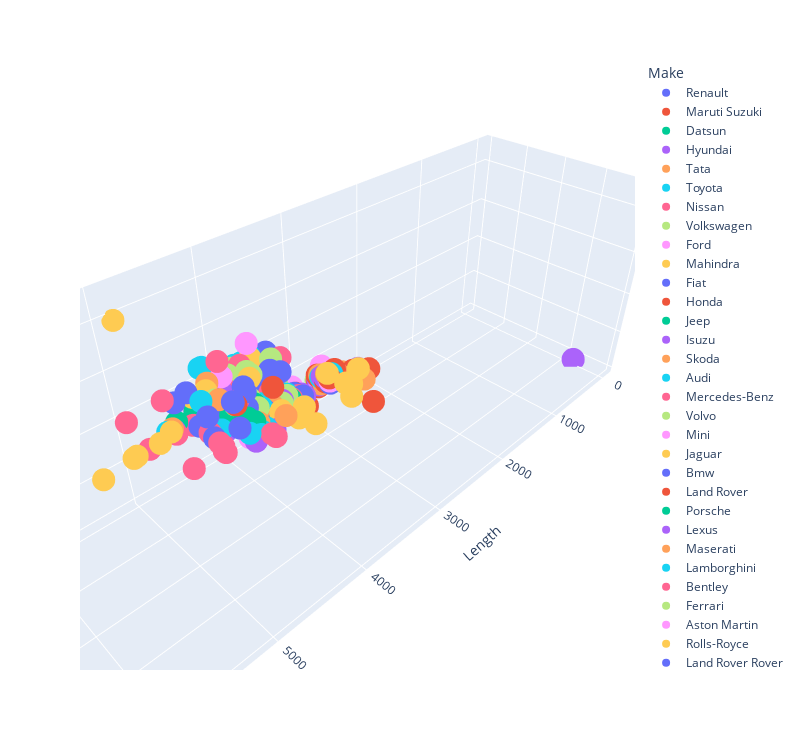

Notebook source saved alongside this figure:
### Code cell
fig = px.scatter_3d(df, x='Length', z='Width', y='Height',color='Make',width=800,height=750)
fig.update_layout(showlegend=True)
fig.show();

### Figure 1 — Plotly figure (JSON) as saved in the notebook; plotly's stock layout.template omitted (floating-point values rounded to 4 significant figures; data arrays with more than 128 entries replaced by an {"elided": "..."} marker saying what was removed)
{"data": [{"hovertemplate": "Make=Renault<br>Length=%{x}<br>Height=%{y}<br>Width=%{z}<extra></extra>", "legendgroup": "Renault", "marker": {"color": "#636efa", "symbol": "circle"}, "mode": "markers", "name": "Renault", "scene": "scene", "showlegend": true, "type": "scatter3d", "x": [3731, 3731, 3731, 3731, 3731, 3731, 3731, 3731, 3731, 3731, 3731, 3731, 3990, 3990, 3990, 3990, 4315, 4315, 4315, 4315, 4315, 4315, 4315, 4315, 4315, 4498, 4498, 4498, 4329, 4329, 4329, 4329], "y": [1490, 1490, 1490, 1490, 1490, 1490, 1490, 1490, 1490, 1490, 1490, 1490, 1643, 1643, 1643, 1643, 1695, 1695, 1695, 1695, 1695, 1695, 1695, 1695, 1695, 1697, 1697, 1697, 1619, 1619, 1619, 1619], "z": [1579, 1579, 1579, 1580, 1579, 1579, 1579, 1579, 1579, 1579, 1579, 1579, 1739, 1739, 1739, 1739, 1822, 1822, 1822, 1822, 1822, 1822, 1822, 1822, 1822, 1751, 1751, 1751, 1813, 1813, 1813, 1813]}, {"hovertemplate": "Make=Maruti Suzuki<br>Length=%{x}<br>Height=%{y}<br>Width=%{z}<extra></extra>", "legendgroup": "Maruti Suzuki", "marker": {"color": "#EF553B", "symbol": "circle"}, "mode": "markers", "name": "Maruti Suzuki", "scene": "scene", "showlegend": true, "type": "scatter3d", "x": {"elided": "133 int values"}, "y": {"elided": "133 int values"}, "z": {"elided": "133 int values"}}, {"hovertemplate": "Make=Datsun<br>Length=%{x}<br>Height=%{y}<br>Width=%{z}<extra></extra>", "legendgroup": "Datsun", "marker": {"color": "#00cc96", "symbol": "circle"}, "mode": "markers", "name": "Datsun", "scene": "scene", "showlegend": true, "type": "scatter3d", "x": [3788, 3788, 3788, 3788, 3788, 3788, 3788, 3788, 3788], "y": [1507, 1507, 1507, 1507, 1507, 1507, 1507, 1507, 1507], "z": [1636, 1636, 1636, 1636, 1636, 1636, 1636, 1636, 1636]}, {"hovertemplate": "Make=Hyundai<br>Length=%{x}<br>Height=%{y}<br>Width=%{z}<extra></extra>", "legendgroup": "Hyundai", "marker": {"color": "#ab63fa", "symbol": "circle"}, "mode": "markers", "name": "Hyundai", "scene": "scene", "showlegend": true, "type": "scatter3d", "x": [3610, 3610, 3610, 3610, 3610, 3610, 3610, 3610, 3995, 3995, 3995, 3985, 3985, 3985, 3985, 3985, 3995, 3985, 3985, 3985, 3985, 3985, 3765, 3765, 3765, 3995, 3995, 3995, 3995, 3995, 3995, 3995, 3995, 3995, 3995, 3995, 3995, 3995, 4440, 4440, 4440, 4440, 4440, 4440, 4440, 4440, 4440, 4440, 4440, 4440, 4440, 3765, 3765, 3765, 3765, 3765, 3765, 4620, 4620, 4620, 4620, 4475, 4475, 4475, 4475, 4475, 4475, 4475, 4475, 3805, 3805, 3805, 3805, 3805, 3805, 3805, 3805, 3805, 3805, 3995, 3995, 3995, 3995, 3995, 3995, 3995, 3995, 3995, 4270, 4270, 4270, 4270, 4270, 4270, 4270, 4270, 4270, 4270, 4270, 4270, 4270, 4270, 4270, 4270, 4270, 4270], "y": [1560, 1560, 1560, 1560, 1560, 1560, 1560, 1560, 1520, 1520, 1505, 1505, 1505, 1505, 1505, 1505, 1505, 1505, 1505, 1505, 1505, 1505, 1520, 1520, 1520, 1590, 1590, 1590, 1590, 1590, 1590, 1590, 1590, 1590, 1555, 1555, 1555, 1555, 1445, 1445, 1445, 1445, 1445, 1445, 1445, 1445, 1445, 1445, 1445, 1445, 1445, 1520, 1520, 1520, 1520, 1520, 1520, 1465, 1465, 1465, 1465, 1660, 1660, 1660, 1660, 1660, 1660, 1660, 1660, 1520, 1520, 1520, 1520, 1520, 1520, 1520, 1520, 1520, 1520, 1520, 1520, 1520, 1520, 1520, 1520, 1520, 1520, 1520, 1630, 1630, 1630, 1630, 1630, 1630, 1630, 1630, 1630, 1630, 1630, 1630, 1630, 1630, 1630, 1630, 1630, 1665], "z": [1645, 1645, 1645, 1645, 1645, 1645, 1645, 1645, 1660, 1660, 1710, 1734, 1734, 1734, 1734, 1734, 1734, 1734, 1734, 1734, 1734, 1734, 1660, 1660, 1660, 1770, 1770, 1770, 1770, 1770, 1770, 1770, 1770, 1770, 1760, 1760, 1760, 1760, 1729, 1729, 1729, 1729, 1729, 1729, 1729, 1729, 1729, 1729, 1729, 1729, 1729, 1660, 1660, 1660, 1660, 1660, 1660, 1800, 1800, 1800, 1800, 1850, 1850, 1850, 1850, 1850, 1850, 1850, 1850, 1680, 1680, 1680, 1680, 1680, 1680, 1680, 1680, 1680, 1680, 1660, 1660, 1660, 1660, 1660, 1660, 1660, 1660, 1660, 1780, 1780, 1780, 1780, 1780, 1780, 1780, 1780, 1780, 1780, 1780, 1780, 1780, 1780, 1780, 1780, 1780, 1780]}, {"hovertemplate": "Make=Tata<br>Length=%{x}<br>Height=%{y}<br>Width=%{z}<extra></extra>", "legendgroup": "Tata", "marker": {"color": "#FFA15A", "symbol": "circle"}, "mode": "markers", "name": "Tata", "scene": "scene", "showlegend": true, "type": "scatter3d", "x": [3765, 3746, 3746, 3746, 3746, 3746, 3746, 3746, 3825, 3825, 3825, 3825, 3990, 3990, 3990, 3990, 3990, 3990, 3990, 3990, 3990, 3990, 3992, 3992, 3992, 3992, 3995, 3995, 3995, 3995, 3995, 3995, 3994, 3994, 3994, 3994, 3994, 3994, 3994, 3994, 3994, 3994, 3994, 3994, 3994, 3994, 3994, 3994, 3994, 3994, 3994, 3994, 3994, 3994, 3994, 4788, 4788, 4788, 4788, 4655, 4655, 4598, 4598, 4598, 4598, 4598, 4598, 3793, 3793, 3793], "y": [1535, 1535, 1535, 1535, 1535, 1535, 1535, 1535, 1562, 1562, 1562, 1562, 1523, 1523, 1523, 1523, 1523, 1523, 1523, 1523, 1523, 1523, 1537, 1537, 1537, 1537, 1570, 1570, 1570, 1570, 1570, 1570, 1607, 1607, 1607, 1607, 1607, 1607, 1607, 1607, 1607, 1607, 1607, 1607, 1607, 1607, 1607, 1607, 1607, 1607, 1607, 1607, 1607, 1607, 1607, 1791, 1791, 1791, 1791, 1922, 1922, 1706, 1706, 1706, 1706, 1706, 1706, 1587, 1587, 1587], "z": [1677, 1647, 1647, 1647, 1647, 1647, 1647, 1647, 1695, 1695, 1695, 1695, 1755, 1755, 1755, 1755, 1755, 1755, 1755, 1755, 1755, 1755, 1677, 1677, 1677, 1677, 1706, 1706, 1706, 1706, 1706, 1706, 1811, 1811, 1811, 1811, 1811, 1811, 1811, 1811, 1811, 1811, 1811, 1811, 1811, 1811, 1811, 1811, 1811, 1811, 1811, 1811, 1811, 1811, 1811, 1903, 1903, 1903, 1903, 1965, 1965, 1894, 1894, 1894, 1894, 1894, 1894, 1665, 1665, 1665]}, {"hovertemplate": "Make=Toyota<br>Length=%{x}<br>Height=%{y}<br>Width=%{z}<extra></extra>", "legendgroup": "Toyota", "marker": {"color": "#19d3f3", "symbol": "circle"}, "mode": "markers", "name": "Toyota", "scene": "scene", "showlegend": true, "type": "scatter3d", "x": [3884, 3884, 3884, 3884, 3884, 3884, 3884, 3884, 3884, 3884, 3884, 3884, 3884, 3884, 4369, 4369, 4369, 4369, 4369, 4369, 4369, 4369, 4369, 4369, 3895, 3895, 3895, 3895, 3895, 3895, 3995, 3995, 3995, 3995, 3995, 4840, 4735, 4735, 4735, 4735, 4735, 4735, 4735, 4735, 4735, 4735, 4735, 4735, 4735, 4735, 4735, 4735, 4620, 4620, 4620, 4620, 4620, 4620, 4795, 4795, 4795, 4795, 4795, 4795, 4795, 4950, 4540, 4885, 4425, 4425, 4425, 4425, 4425, 4425, 4425, 4425, 4425, 4425, 4425, 4425, 4425, 4425], "y": [1510, 1510, 1510, 1510, 1510, 1510, 1510, 1510, 1510, 1510, 1510, 1510, 1510, 1510, 1510, 1510, 1510, 1510, 1510, 1510, 1510, 1510, 1510, 1510, 1555, 1555, 1555, 1555, 1555, 1555, 1540, 1540, 1540, 1540, 1540, 1880, 1795, 1795, 1795, 1795, 1795, 1795, 1795, 1795, 1795, 1795, 1795, 1795, 1795, 1795, 1795, 1795, 1475, 1475, 1475, 1475, 1475, 1475, 1835, 1835, 1835, 1835, 1835, 1835, 1835, 1910, 1490, 1455, 1495, 1495, 1495, 1495, 1495, 1495, 1495, 1495, 1495, 1495, 1495, 1495, 1495, 1495], "z": [1695, 1695, 1695, 1695, 1695, 1695, 1695, 1695, 1695, 1695, 1695, 1695, 1695, 1695, 1695, 1695, 1695, 1695, 1695, 1695, 1695, 1695, 1695, 1695, 1735, 1735, 1735, 1735, 1735, 1735, 1745, 1745, 1745, 1745, 1745, 1885, 1830, 1830, 1830, 1830, 1830, 1830, 1830, 1830, 1830, 1830, 1830, 1830, 1830, 1830, 1830, 1830, 1775, 1775, 1775, 1775, 1775, 1775, 1855, 1855, 1855, 1855, 1855, 1855, 1855, 1980, 1760, 1840, 1730, 1730, 1730, 1730, 1730, 1730, 1730, 1730, 1730, 1730, 1730, 1730, 1730, 1730]}, {"hovertemplate": "Make=Nissan<br>Length=%{x}<br>Height=%{y}<br>Width=%{z}<extra></extra>", "legendgroup": "Nissan", "marker": {"color": "#FF6692", "symbol": "circle"}, "mode": "markers", "name": "Nissan", "scene": "scene", "showlegend": true, "type": "scatter3d", "x": [3801, 3801, 3801, 4455, 4455, 4455, 4455, 4455, 4455, 4455, 4331, 4331, 4331, 4331, 4331, 4331, 4710, 3825, 3825, 3825, 3825, 4384, 4384, 4384, 4384, 4384, 4384, 4384, 4384], "y": [1530, 1530, 1530, 1515, 1515, 1515, 1515, 1515, 1515, 1515, 1671, 1671, 1671, 1671, 1671, 1671, 1370, 1530, 1530, 1525, 1525, 1651, 1651, 1651, 1651, 1651, 1651, 1651, 1651], "z": [1665, 1665, 1665, 1695, 1695, 1695, 1695, 1695, 1695, 1695, 1822, 1822, 1822, 1822, 1822, 1822, 1895, 1665, 1665, 1665, 1665, 1813, 1813, 1813, 1813, 1813, 1813, 1813, 1813]}, {"hovertemplate": "Make=Volkswagen<br>Length=%{x}<br>Height=%{y}<br>Width=%{z}<extra></extra>", "legendgroup": "Volkswagen", "marker": {"color": "#B6E880", "symbol": "circle"}, "mode": "markers", "name": "Volkswagen", "scene": "scene", "showlegend": true, "type": "scatter3d", "x": [3971, 3971, 3971, 3971, 3971, 3971, 3971, 3971, 3995, 3995, 3995, 4486, 4390, 4390, 4390, 4390, 4390, 4390, 4390, 4390, 4390, 4390, 3971, 3971, 4767, 4767, 4767, 4767], "y": [1469, 1469, 1469, 1469, 1469, 1469, 1469, 1469, 1483, 1483, 1483, 1672, 1467, 1467, 1467, 1467, 1467, 1467, 1467, 1467, 1467, 1467, 1469, 1469, 1456, 1456, 1456, 1456], "z": [1682, 1682, 1682, 1682, 1682, 1682, 1682, 1682, 1682, 1682, 1682, 1839, 1699, 1699, 1699, 1699, 1699, 1699, 1699, 1699, 1699, 1699, 1682, 1682, 1832, 1832, 1832, 1832]}, {"hovertemplate": "Make=Ford<br>Length=%{x}<br>Height=%{y}<br>Width=%{z}<extra></extra>", "legendgroup": "Ford", "marker": {"color": "#FF97FF", "symbol": "circle"}, "mode": "markers", "name": "Ford", "scene": "scene", "showlegend": true, "type": "scatter3d", "x": [3954, 3954, 3954, 3954, 3954, 3954, 3954, 3954, 3995, 3995, 3995, 3995, 3995, 3995, 3995, 3995, 3995, 3995, 3995, 3995, 3995, 4784, 3998, 3998, 3998, 3998, 3998, 3998, 3998, 3998, 3998, 3998, 3998, 3998, 4903, 4903, 4903, 3941, 3941, 3941, 3941, 3941, 3941], "y": [1570, 1570, 1570, 1570, 1570, 1570, 1570, 1570, 1525, 1525, 1525, 1525, 1525, 1525, 1525, 1525, 1525, 1525, 1525, 1525, 1525, 1391, 1647, 1647, 1647, 1647, 1647, 1647, 1647, 1647, 1647, 1647, 1647, 1647, 1837, 1837, 1837, 1525, 1525, 1525, 1525, 1525, 1525], "z": [1737, 1737, 1737, 1737, 1737, 1737, 1737, 1737, 1704, 1704, 1704, 1704, 1704, 1705, 1704, 1704, 1704, 1704, 1704, 1704, 1704, 2080, 1765, 1765, 1765, 1765, 1765, 1765, 1765, 1765, 1765, 1765, 1765, 1765, 1869, 1869, 1869, 1704, 1704, 1704, 1704, 1704, 1704]}, {"hovertemplate": "Make=Mahindra<br>Length=%{x}<br>Height=%{y}<br>Width=%{z}<extra></extra>", "legendgroup": "Mahindra", "marker": {"color": "#FECB52", "symbol": "circle"}, "mode": "markers", "name": "Mahindra", "scene": "scene", "showlegend": true, "type": "scatter3d", "x": [3991, 4850, 3700, 3700, 3700, 3700, 3700, 3700, 3700, 3700, 3700, 3700, 3700, 3700, 3700, 3700, 3700, 3700, 3995, 3995, 4400, 4400, 4400, 4585, 4585, 4585, 4585, 4585, 4585, 4585, 4585, 4456, 4456, 4456, 4456, 4456, 4456, 4585, 4585, 4585, 4585, 4585, 4585, 4585, 4585, 4585, 4585, 4585, 4585, 4585, 4585, 4585, 4585, 4585, 4585, 4585, 4585, 4585, 3995, 3995, 3995, 3995, 3995, 3995, 3995, 4520, 3985, 3985, 3985, 3985], "y": [1540, 1.845, 1655, 1655, 1655, 1655, 1655, 1655, 1655, 1655, 1655, 1655, 1655, 1655, 1655, 1655, 1655, 1655, 1880, 1617, 1812, 1812, 1812, 1774, 1774, 1774, 1774, 1774, 1774, 1774, 1774, 1995, 1995, 1995, 1995, 1995, 1995, 1785, 1785, 1785, 1785, 1785, 1785, 1785, 1785, 1785, 1785, 1785, 1785, 1785, 1785, 1785, 1785, 1785, 1785, 1785, 1785, 1785, 1817, 1817, 1817, 1839, 1839, 1839, 1839, 1895, 1870, 1870, 1870, 1870], "z": [1740, 1960, 1735, 1735, 1735, 1735, 1735, 1735, 1735, 1735, 1735, 1735, 1735, 1735, 1735, 1735, 1735, 1735, 1745, 1821, 1835, 1835, 1835, 1866, 1866, 1866, 1866, 1866, 1866, 1866, 1866, 1820, 1820, 1820, 1820, 1820, 1820, 1890, 1890, 1890, 1890, 1890, 1890, 1890, 1890, 1890, 1890, 1890, 1890, 1890, 1890, 1890, 1890, 1890, 1890, 1890, 1890, 1890, 1835, 1835, 1835, 1835, 1835, 1835, 1835, 1850, 1850, 1850, 1850, 1850]}, {"hovertemplate": "Make=Fiat<br>Length=%{x}<br>Height=%{y}<br>Width=%{z}<extra></extra>", "legendgroup": "Fiat", "marker": {"color": "#636efa", "symbol": "circle"}, "mode": "markers", "name": "Fiat", "scene": "scene", "showlegend": true, "type": "scatter3d", "x": [3989, 3989, 3989, 4596, 4596, 4596, 3989, 3989, 3989], "y": [1542, 1542, 1542, 1494, 1494, 1487, 1525, 1525, 1525], "z": [1706, 1706, 1706, 1730, 1730, 1730, 1687, 1687, 1687]}, {"hovertemplate": "Make=Honda<br>Length=%{x}<br>Height=%{y}<br>Width=%{z}<extra></extra>", "legendgroup": "Honda", "marker": {"color": "#EF553B", "symbol": "circle"}, "mode": "markers", "name": "Honda", "scene": "scene", "showlegend": true, "type": "scatter3d", "x": [3955, 3955, 3955, 3955, 3955, 3955, 3955, 3955, 4592, 3995, 3995, 3995, 3995, 3995, 3995, 3995, 3995, 3995, 3995, 3995, 3995, 3995, 3995, 3995, 3995, 3995, 3995, 3995, 3995, 4453, 4453, 4453, 4456, 4456, 4453, 4453, 4456, 4656, 4656, 4656, 4656, 4656, 3999, 3999, 3999, 3999, 3999, 3999, 4933, 4440, 4440, 4440, 4440, 4440, 4440, 4440, 4440, 4440, 4440], "y": [1544, 1544, 1544, 1544, 1544, 1544, 1544, 1544, 1679, 1501, 1498, 1498, 1501, 1501, 1501, 1501, 1501, 1501, 1501, 1501, 1501, 1501, 1501, 1501, 1501, 1501, 1501, 1501, 1501, 1666, 1666, 1666, 1666, 1666, 1666, 1666, 1666, 1433, 1433, 1433, 1433, 1433, 1601, 1601, 1601, 1601, 1601, 1601, 1464, 1495, 1495, 1495, 1495, 1495, 1495, 1495, 1495, 1495, 1495], "z": [1694, 1694, 1694, 1694, 1694, 1694, 1694, 1694, 1855, 1695, 1695, 1695, 1695, 1695, 1695, 1695, 1695, 1695, 1695, 1695, 1695, 1695, 1695, 1695, 1695, 1695, 1695, 1695, 1695, 1735, 1735, 1735, 1735, 1735, 1735, 1735, 1735, 1799, 1799, 1799, 1799, 1799, 1734, 1734, 1734, 1734, 1734, 1734, 1849, 1695, 1695, 1695, 1695, 1695, 1695, 1695, 1695, 1695, 1695]}, {"hovertemplate": "Make=Jeep<br>Length=%{x}<br>Height=%{y}<br>Width=%{z}<extra></extra>", "legendgroup": "Jeep", "marker": {"color": "#00cc96", "symbol": "circle"}, "mode": "markers", "name": "Jeep", "scene": "scene", "showlegend": true, "type": "scatter3d", "x": [4398, 4398, 4828, 4828, 4846, 4828, 4395, 4395, 4395, 4395, 4395, 4395, 4395, 4395, 4395, 4395, 4395, 4395, 4395, 4395, 4395, 4395, 4395, 4395, 4395, 4395, 4395, 4882], "y": [1657, 1657, 1802, 1802, 1749, 1802, 1640, 1640, 1640, 1640, 1640, 1640, 1640, 1640, 1640, 1640, 1640, 1640, 1640, 1640, 1640, 1640, 1640, 1640, 1640, 1640, 1640, 1838], "z": [1818, 1818, 1943, 1943, 1954, 1943, 1818, 1818, 1818, 1818, 1818, 1818, 1818, 1818, 1818, 1818, 1818, 1818, 1818, 1818, 1818, 1818, 1818, 1818, 1818, 1818, 1818, 1877]}, {"hovertemplate": "Make=Isuzu<br>Length=%{x}<br>Height=%{y}<br>Width=%{z}<extra></extra>", "legendgroup": "Isuzu", "marker": {"color": "#ab63fa", "symbol": "circle"}, "mode": "markers", "name": "Isuzu", "scene": "scene", "showlegend": true, "type": "scatter3d", "x": [4825, 4825], "y": [1840, 1840], "z": [1860, 1860]}, {"hovertemplate": "Make=Skoda<br>Length=%{x}<br>Height=%{y}<br>Width=%{z}<extra></extra>", "legendgroup": "Skoda", "marker": {"color": "#FFA15A", "symbol": "circle"}, "mode": "markers", "name": "Skoda", "scene": "scene", "showlegend": true, "type": "scatter3d", "x": [4861, 4861, 4861, 4861, 4861, 4413, 4413, 4413, 4413, 4861, 4861, 4861, 4861, 4861, 4861, 4861, 4697, 4413, 4413, 4413, 4413, 4413, 4413, 4413, 4413, 4413, 4413, 4413, 4413, 4413, 4413, 4670, 4670, 4670, 4670, 4670, 4670, 4670, 4670, 4670, 4670, 4670, 4670], "y": [1483, 1483, 1483, 1483, 1483, 1466, 1466, 1466, 1466, 1483, 1483, 1483, 1483, 1483, 1483, 1483, 1665, 1466, 1466, 1466, 1466, 1466, 1466, 1466, 1466, 1466, 1466, 1466, 1466, 1466, 1466, 1476, 1476, 1476, 1476, 1476, 1476, 1476, 1476, 1476, 1476, 1476, 1476], "z": [1864, 1864, 1864, 1864, 1864, 1699, 1699, 1699, 1699, 1864, 1864, 1864, 1864, 1864, 1864, 1864, 1882, 1699, 1699, 1699, 1699, 1699, 1699, 1699, 1699, 1699, 1699, 1699, 1699, 1699, 1699, 1814, 1814, 1814, 1814, 1814, 1814, 1814, 1814, 1814, 1814, 1814, 1814]}, {"hovertemplate": "Make=Audi<br>Length=%{x}<br>Height=%{y}<br>Width=%{z}<extra></extra>", "legendgroup": "Audi", "marker": {"color": "#19d3f3", "symbol": "circle"}, "mode": "markers", "name": "Audi", "scene": "scene", "showlegend": true, "type": "scatter3d", "x": [4456, 4456, 4456, 4456, 4388, 4388, 4388, 4388, 4726, 4726, 4421, 4933, 4933, 4718, 5052, 5302, 4440, 4388, 4388, 4663, 4663, 5052, 5052, 5052, 5052, 5052, 5052, 5012], "y": [1416, 1416, 1416, 1416, 1608, 1608, 1608, 1608, 1427, 1427, 1409, 1455, 1455, 1384, 1740, 1485, 1252, 1608, 1608, 1659, 1659, 1740, 1740, 1740, 1740, 1740, 1740, 1419], "z": [1796, 1796, 1796, 1796, 1831, 1831, 1831, 1831, 1842, 1842, 1793, 1874, 1874, 1843, 1968, 1945, 2029, 1831, 1831, 1898, 1898, 1968, 1968, 1968, 1968, 1968, 1968, 1911]}, {"hovertemplate": "Make=Mercedes-Benz<br>Length=%{x}<br>Height=%{y}<br>Width=%{z}<extra></extra>", "legendgroup": "Mercedes-Benz", "marker": {"color": "#FF6692", "symbol": "circle"}, "mode": "markers", "name": "Mercedes-Benz", "scene": "scene", "showlegend": true, "type": "scatter3d", "x": [4393, 4393, 4393, 4393, 4630, 4630, 4630, 5120, 5146, 5146, 5146, 5120, 5116, 5246, 5027, 4763, 4817, 5453, 5246, 5027, 5063, 5063, 5063, 4879, 5063, 5063, 5063, 5063, 4686, 5370, 5140, 5140, 4933, 4546, 4551, 4544, 4292, 4292, 4686, 4686, 4686, 4756, 4686, 4686, 4924, 4924, 4424, 4424, 4424, 4445, 4424, 4445, 4658, 4658], "y": [1557, 1557, 1557, 1557, 1432, 1432, 1432, 1850, 1850, 1850, 1850, 1850, 1494, 1494, 1411, 1938, 1969, 1498, 1494, 1417, 1494, 1494, 1494, 1474, 1494, 1494, 1494, 1494, 1409, 1880, 1880, 1901, 1475, 1288, 1284, 1259, 1433, 1433, 1442, 1442, 1442, 1426, 1442, 1442, 1772, 1772, 1494, 1494, 1494, 1479, 1494, 1479, 1644, 1644], "z": [1786, 1786, 1786, 1786, 1777, 1777, 1777, 1934, 1982, 1982, 1982, 1934, 1899, 1899, 1899, 1855, 1931, 1899, 1899, 1899, 1860, 1860, 1860, 1854, 1860, 1860, 1860, 1860, 1810, 1928, 1928, 1928, 1852, 1939, 2007, 1939, 1780, 2022, 1810, 1810, 1810, 1839, 1810, 1810, 2157, 2157, 1804, 1804, 1804, 1804, 1804, 1804, 1890, 1890]}, {"hovertemplate": "Make=Volvo<br>Length=%{x}<br>Height=%{y}<br>Width=%{z}<extra></extra>", "legendgroup": "Volvo", "marker": {"color": "#B6E880", "symbol": "circle"}, "mode": "markers", "name": "Volvo", "scene": "scene", "showlegend": true, "type": "scatter3d", "x": [4425, 4369, 4369, 4635, 4635, 4637, 4688, 4950, 4950, 4950, 4950, 4950, 4370, 4370, 4950], "y": [1652, 1420, 1420, 1484, 1484, 1539, 1658, 1776, 1776, 1776, 1776, 1776, 1458, 1470, 1543], "z": [1863, 2041, 2041, 2097, 1865, 2097, 1902, 2140, 2140, 2140, 2140, 2140, 1783, 1857, 2052]}, {"hovertemplate": "Make=Mini<br>Length=%{x}<br>Height=%{y}<br>Width=%{z}<extra></extra>", "legendgroup": "Mini", "marker": {"color": "#FF97FF", "symbol": "circle"}, "mode": "markers", "name": "Mini", "scene": "scene", "showlegend": true, "type": "scatter3d", "x": [3874, 4299, 4299, 4299, 4299], "y": [1414, 1557, 1557, 1557, 1557], "z": [1727, 1822, 1822, 1822, 1822]}, {"hovertemplate": "Make=Jaguar<br>Length=%{x}<br>Height=%{y}<br>Width=%{z}<extra></extra>", "legendgroup": "Jaguar", "marker": {"color": "#FECB52", "symbol": "circle"}, "mode": "markers", "name": "Jaguar", "scene": "scene", "showlegend": true, "type": "scatter3d", "x": [4691, 4691, 4691, 4691, 4961, 5252, 5252, 5067, 5067, 5252, 5252, 5255, 4731, 4731, 4470, 4475, 4475, 4482, 4482, 4482, 4482], "y": [1416, 1416, 1416, 1416, 1460, 1457, 1457, 1457, 1457, 1457, 1457, 1460, 1651, 1651, 1308, 1311, 1311, 1311, 1308, 1308, 1311], "z": [1850, 1850, 1850, 1850, 2091, 1899, 1899, 2091, 2091, 1899, 1899, 1899, 2175, 2175, 2042, 2042, 2042, 1923, 1923, 1923, 1923]}, {"hovertemplate": "Make=Bmw<br>Length=%{x}<br>Height=%{y}<br>Width=%{z}<extra></extra>", "legendgroup": "Bmw", "marker": {"color": "#636efa", "symbol": "circle"}, "mode": "markers", "name": "Bmw", "scene": "scene", "showlegend": true, "type": "scatter3d", "x": [4657, 4657, 4657, 4461, 5120, 5120, 5120, 5120, 5219, 5219, 4439, 4439, 4439, 4477, 4439, 4633, 4633, 4633, 4752, 4752, 4752, 4324, 4324, 5151, 5151, 4671, 4907, 4907, 4907, 5219, 5219, 5091, 4956], "y": [1678, 1678, 1678, 1410, 1479, 1479, 1479, 1479, 1481, 1481, 1612, 1612, 1612, 1545, 1612, 1429, 1429, 1429, 1621, 1621, 1621, 1304, 1304, 1805, 1805, 1383, 1464, 1464, 1464, 1481, 1481, 1538, 1473], "z": [1881, 1881, 1881, 1854, 2169, 2169, 2169, 2169, 2142, 2142, 2060, 2058, 2058, 2058, 1821, 1811, 1811, 1811, 1918, 1918, 1918, 2024, 1459, 2000, 2000, 1870, 1860, 1860, 1860, 2142, 2142, 1902, 1903]}, {"hovertemplate": "Make=Land Rover<br>Length=%{x}<br>Height=%{y}<br>Width=%{z}<extra></extra>", "legendgroup": "Land Rover", "marker": {"color": "#EF553B", "symbol": "circle"}, "mode": "markers", "name": "Land Rover", "scene": "scene", "showlegend": true, "type": "scatter3d", "x": [4600, 4600, 4988, 4988, 4988, 4988, 4988, 4988, 4988, 4988], "y": [1727, 1727, 1846, 1846, 1846, 1846, 1846, 1846, 1846, 1846], "z": [2069, 2069, 2200, 2200, 2200, 2200, 2200, 2200, 2200, 2200]}, {"hovertemplate": "Make=Porsche<br>Length=%{x}<br>Height=%{y}<br>Width=%{z}<extra></extra>", "legendgroup": "Porsche", "marker": {"color": "#00cc96", "symbol": "circle"}, "mode": "markers", "name": "Porsche", "scene": "scene", "showlegend": true, "type": "scatter3d", "x": [4379, 4379, 5049, 5199, 5049, 4918, 4926, 4918, 4519, 4519, 4696, 4696], "y": [1281, 1281, 1427, 1432, 1432, 1696, 1673, 1705, 1300, 1299, 1624, 1624], "z": [1801, 1801, 1937, 1937, 1937, 1983, 1983, 1983, 1852, 1852, 1923, 1923]}, {"hovertemplate": "Make=Lexus<br>Length=%{x}<br>Height=%{y}<br>Width=%{z}<extra></extra>", "legendgroup": "Lexus", "marker": {"color": "#ab63fa", "symbol": "circle"}, "mode": "markers", "name": "Lexus", "scene": "scene", "showlegend": true, "type": "scatter3d", "x": [5000, 4770, 4.64, 4640, 5235, 5235, 5235], "y": [1700, 1345, 1645, 1645, 1450, 1450, 1450], "z": [1895, 1920, 1.845, 1845, 1900, 1900, 1900]}, {"hovertemplate": "Make=Maserati<br>Length=%{x}<br>Height=%{y}<br>Width=%{z}<extra></extra>", "legendgroup": "Maserati", "marker": {"color": "#FFA15A", "symbol": "circle"}, "mode": "markers", "name": "Maserati", "scene": "scene", "showlegend": true, "type": "scatter3d", "x": [5003, 5003, 5003, 4881, 5262, 4881], "y": [1679, 1679, 1679, 1353, 1481, 1353], "z": [2158, 2158, 2158, 1915, 1948, 2056]}, {"hovertemplate": "Make=Lamborghini<br>Length=%{x}<br>Height=%{y}<br>Width=%{z}<extra></extra>", "legendgroup": "Lamborghini", "marker": {"color": "#19d3f3", "symbol": "circle"}, "mode": "markers", "name": "Lamborghini", "scene": "scene", "showlegend": true, "type": "scatter3d", "x": [5112, 4459, 4459, 4459, 4459, 4459, 4459, 4459, 4520, 4780, 4780, 4797], "y": [1638, 1165, 1165, 1165, 1165, 1165, 1165, 1165, 1165, 1136, 1136, 1136], "z": [2181, 1924, 1924, 1924, 1924, 1924, 1924, 1924, 1933, 2030, 2030, 2030]}, {"hovertemplate": "Make=Bentley<br>Length=%{x}<br>Height=%{y}<br>Width=%{z}<extra></extra>", "legendgroup": "Bentley", "marker": {"color": "#FF6692", "symbol": "circle"}, "mode": "markers", "name": "Bentley", "scene": "scene", "showlegend": true, "type": "scatter3d", "x": [4807, 5141, 5140, 5575, 5299, 5299], "y": [1401, 1742, 1742, 1521, 1488, 1488], "z": [2226, 1998, 1998, 2208, 2207, 2207]}, {"hovertemplate": "Make=Ferrari<br>Length=%{x}<br>Height=%{y}<br>Width=%{z}<extra></extra>", "legendgroup": "Ferrari", "marker": {"color": "#B6E880", "symbol": "circle"}, "mode": "markers", "name": "Ferrari", "scene": "scene", "showlegend": true, "type": "scatter3d", "x": [4569, 4571, 4568, 4568, 4922, 4922, 4657, 4568], "y": [1320, 1203, 1213, 1213, 1383, 1383, 1276, 1211], "z": [1910, 1951, 1952, 1952, 1980, 1980, 1971, 1952]}, {"hovertemplate": "Make=Aston Martin<br>Length=%{x}<br>Height=%{y}<br>Width=%{z}<extra></extra>", "legendgroup": "Aston Martin", "marker": {"color": "#FF97FF", "symbol": "circle"}, "mode": "markers", "name": "Aston Martin", "scene": "scene", "showlegend": true, "type": "scatter3d", "x": [4385, 4465, 5019], "y": [1250, 1273, 1360], "z": [1865, 2153, 1929]}, {"hovertemplate": "Make=Rolls-Royce<br>Length=%{x}<br>Height=%{y}<br>Width=%{z}<extra></extra>", "legendgroup": "Rolls-Royce", "marker": {"color": "#FECB52", "symbol": "circle"}, "mode": "markers", "name": "Rolls-Royce", "scene": "scene", "showlegend": true, "type": "scatter3d", "x": [5399, 5569, 5612, 5285, 5842, 5842, 6092], "y": [1550, 1550, 1598, 1502, 1638, 1638, 1640], "z": [1948, 1948, 1987, 1947, 1990, 1990, 1990]}, {"hovertemplate": "Make=Land Rover Rover<br>Length=%{x}<br>Height=%{y}<br>Width=%{z}<extra></extra>", "legendgroup": "Land Rover Rover", "marker": {"color": "#636efa", "symbol": "circle"}, "mode": "markers", "name": "Land Rover Rover", "scene": "scene", "showlegend": true, "type": "scatter3d", "x": [4797, 4879, 4879, 4879, 4879, 4879, 4879, 4879, 4879, 4999, 4999, 5199, 4999, 5199], "y": [1665, 1803, 1803, 1803, 1803, 1803, 1803, 1803, 1803, 1877, 1827, 1840, 1835, 1840], "z": [2145, 2220, 2220, 2220, 2220, 2220, 2220, 2220, 2220, 2034, 2220, 2220, 2220, 2220]}, {"hovertemplate": "Make=Go+<br>Length=%{x}<br>Height=%{y}<br>Width=%{z}<extra></extra>", "legendgroup": "Go+", "marker": {"color": "#EF553B", "symbol": "circle"}, "mode": "markers", "name": "Go+", "scene": "scene", "showlegend": true, "type": "scatter3d", "x": [3995, 3995, 3995, 3995, 3995, 3995, 3995, 3995, 3995], "y": [1507, 1507, 1507, 1507, 1507, 1507, 1507, 1507, 1507], "z": [1635, 1635, 1635, 1635, 1635, 1635, 1635, 1635, 1635]}, {"hovertemplate": "Make=Kia<br>Length=%{x}<br>Height=%{y}<br>Width=%{z}<extra></extra>", "legendgroup": "Kia", "marker": {"color": "#00cc96", "symbol": "circle"}, "mode": "markers", "name": "Kia", "scene": "scene", "showlegend": true, "type": "scatter3d", "x": [4315, 4315, 4315, 4315, 4315], "y": [1645, 1645, 1645, 1645, 1645], "z": [1800, 1800, 1800, 1800, 1800]}, {"hovertemplate": "Make=Mitsubishi<br>Length=%{x}<br>Height=%{y}<br>Width=%{z}<extra></extra>", "legendgroup": "Mitsubishi", "marker": {"color": "#ab63fa", "symbol": "circle"}, "mode": "markers", "name": "Mitsubishi", "scene": "scene", "showlegend": true, "type": "scatter3d", "x": [4695, 4695, 4695, 4695, 4695, 4695, 4900], "y": [1710, 1840, 1840, 1840, 1840, 1840, 1900], "z": [1810, 1815, 1815, 1815, 1815, 1815, 1875]}, {"hovertemplate": "Make=Maruti Suzuki R<br>Length=%{x}<br>Height=%{y}<br>Width=%{z}<extra></extra>", "legendgroup": "Maruti Suzuki R", "marker": {"color": "#FFA15A", "symbol": "circle"}, "mode": "markers", "name": "Maruti Suzuki R", "scene": "scene", "showlegend": true, "type": "scatter3d", "x": [3655, 3655], "y": [1675, 1675], "z": [1620, 1620]}], "layout": {"height": 750, "legend": {"title": {"text": "Make"}, "tracegroupgap": 0}, "margin": {"t": 60}, "scene": {"domain": {"x": [0, 1], "y": [0, 1]}, "xaxis": {"title": {"text": "Length"}}, "yaxis": {"title": {"text": "Height"}}, "zaxis": {"title": {"text": "Width"}}}, "showlegend": true, "width": 800}}
